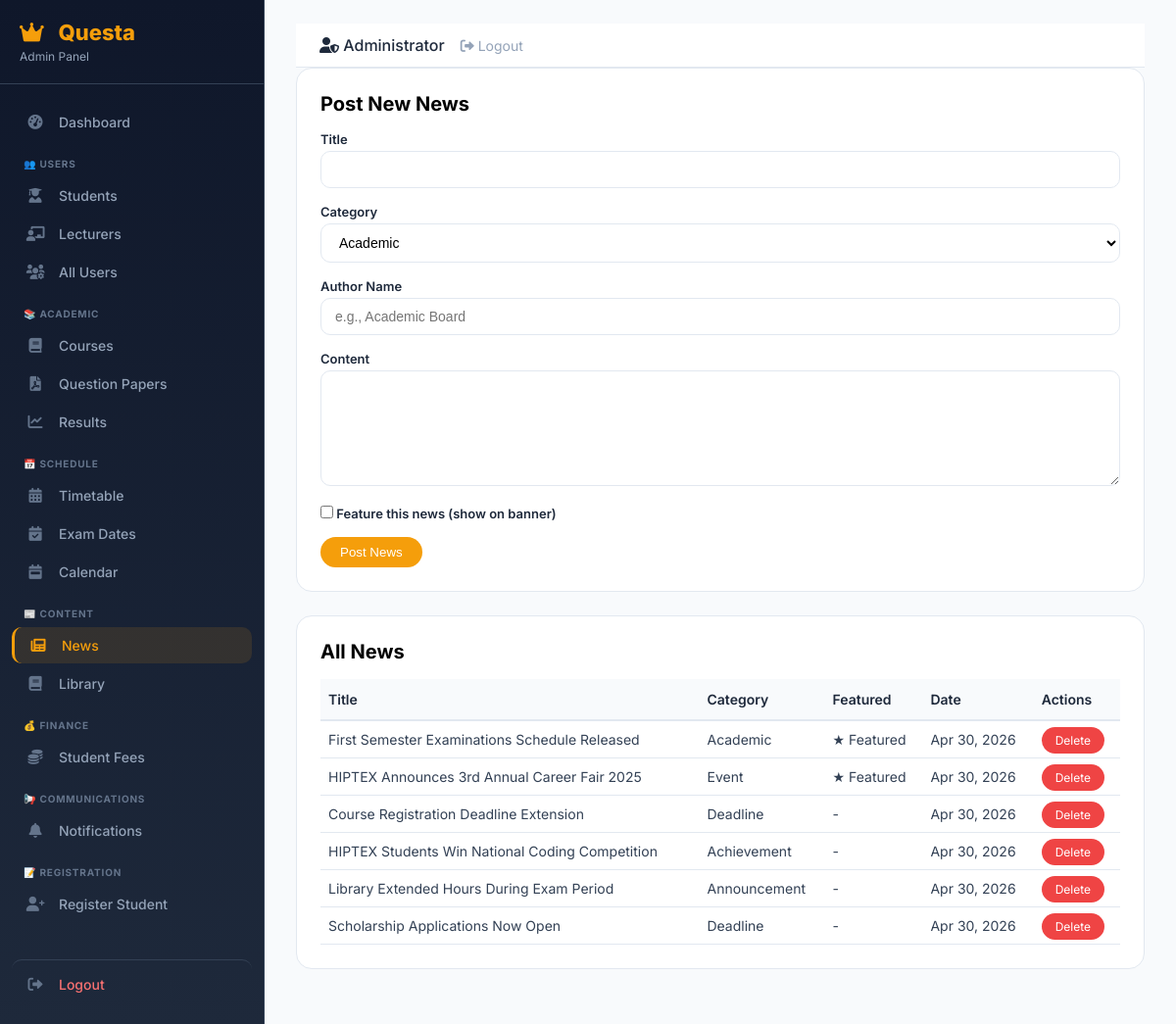
The page /admin/manage-news.php (signed in) on the database its author committed.
### tables this page shows
CREATE TABLE `news` (
  `id` int(11) NOT NULL,
  `title` varchar(255) NOT NULL,
  `content` text NOT NULL,
  `excerpt` varchar(500) DEFAULT NULL,
  `category` enum('academic','event','announcement','deadline','achievement') DEFAULT 'announcement',
  `featured` tinyint(4) DEFAULT 0,
  `author_name` varchar(100) DEFAULT NULL,
  `view_count` int(11) DEFAULT 0,
  `created_at` timestamp NOT NULL DEFAULT current_timestamp()
);

### admin/manage-news.php (the view, shortened to what this page needs)
<?php
require_once '../includes/config.php';
$news = $pdo->query("SELECT * FROM news ORDER BY featured DESC, created_at DESC")->fetchAll();
$categories = ['academic', 'event', 'announcement', 'deadline', 'achievement'];
include 'header.php';
?>
<div class="admin-card">
    <h2>Post New News</h2>
    <form method="POST">
        <div class="form-group">
            <label>Title</label>
            <input type="text" name="title" class="form-input" required>
        </div>
        <div class="form-group">
            <label>Category</label>
            <select name="category" class="form-select" required>
                <?php foreach ($categories as $cat): ?>
                    <option value="<?php echo $cat; ?>"><?php echo ucfirst($cat); ?></option>
                <?php endforeach; ?>
            </select>
        </div>
        <div class="form-group">
            <label>Author Name</label>
            <input type="text" name="author_name" class="form-input" placeholder="e.g., Academic Board" required>
        </div>
        <div class="form-group">
            <label>Content</label>
            <textarea name="content" class="form-input" rows="6" required></textarea>
        </div>
        <div class="form-group">
            <label>
                <input type="checkbox" name="featured" value="1"> Feature this news (show on banner)
            </label>
        </div>
        <button type="submit" name="add_news" class="btn-primary">Post News</button>
    </form>
</div>
<div class="admin-card">
    <h2>All News</h2>
    <table class="admin-table">
        <thead>
            <tr><th>Title</th><th>Category</th><th>Featured</th><th>Date</th><th>Actions</th></tr>
        </thead>
        <tbody>
            <?php foreach ($news as $item): ?>
            <tr>
                <td><?php echo htmlspecialchars($item['title']); ?></td>
                <td><?php echo ucfirst($item['category']); ?></td>
                <td><?php echo $item['featured'] ? '★ Featured' : '-'; ?></td>
                <td><?php echo date('M d, Y', strtotime($item['created_at'])); ?></td>
                <td><a href="?delete=<?php echo $item['id']; ?>" class="btn-danger" onclick="return confirm('Delete this news?')">Delete</a></td>
            </tr>
            <?php endforeach; ?>
        </tbody>
    </table>
</div>
<?php include 'footer.php'; ?>

### admin/header.php (style rules this page uses)
* { margin: 0; padding: 0; box-sizing: border-box; }
body { font-family: 'Inter', sans-serif; background: #f8fafc; min-height: 100vh; }
.admin-card { background: white; border-radius: 16px; padding: 24px; border: 1px solid #e2e8f0; margin-bottom: 24px; overflow-x: auto; }
.admin-card h2 { font-size: 20px; font-weight: 700; margin-bottom: 16px; }
.admin-table { width: 100%; border-collapse: collapse; font-size: 14px; }
.admin-table th { text-align: left; padding: 12px 8px; background: #f8fafc; font-weight: 600; color: #1e293b; border-bottom: 2px solid #e2e8f0; }
.admin-table td { padding: 10px 8px; border-bottom: 1px solid #e2e8f0; color: #334155; }
.btn-primary { background: #f59e0b; color: white; padding: 8px 20px; border: none; border-radius: 30px; font-weight: 500; cursor: pointer; text-decoration: none; display: inline-flex; align-items: center; gap: 8px; }
.btn-danger { background: #ef4444; color: white; padding: 6px 14px; border: none; border-radius: 20px; font-size: 12px; cursor: pointer; text-decoration: none; }
.form-group { margin-bottom: 16px; }
.form-group label { display: block; font-size: 13px; font-weight: 600; color: #1e293b; margin-bottom: 4px; }
.form-input, .form-select { width: 100%; padding: 10px 14px; border: 1px solid #e2e8f0; border-radius: 10px; font-size: 14px; background: white; }

### rows shown on the page
news: title "First Semester Examinations Schedule Released", category "Academic", featured "★ Featured", created_at "Apr 30, 2026"
news: title "HIPTEX Announces 3rd Annual Career Fair 2025", category "Event", featured "★ Featured", created_at "Apr 30, 2026"
news: title "Course Registration Deadline Extension", category "Deadline", created_at "Apr 30, 2026"
news: title "HIPTEX Students Win National Coding Competition", category "Achievement", created_at "Apr 30, 2026"
news: title "Library Extended Hours During Exam Period", category "Announcement", created_at "Apr 30, 2026"
news: title "Scholarship Applications Now Open", category "Deadline", created_at "Apr 30, 2026"

### other values the page prints
$_SESSION['user_name'] "Administrator"
form field category "Academic"
